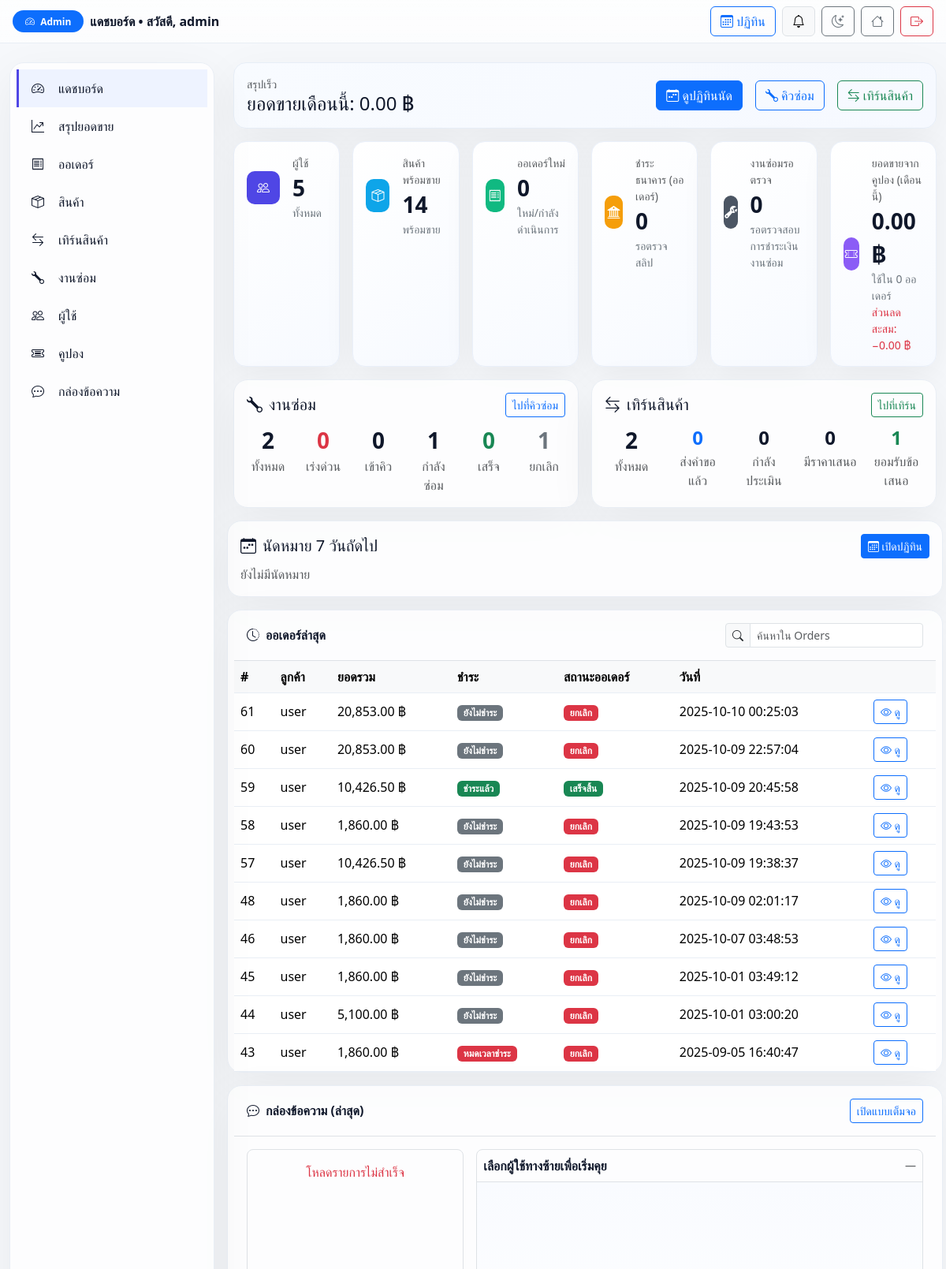
/Home/admin/dashboard.php (signed in, upper part), run on an earlier commit of the app's database.
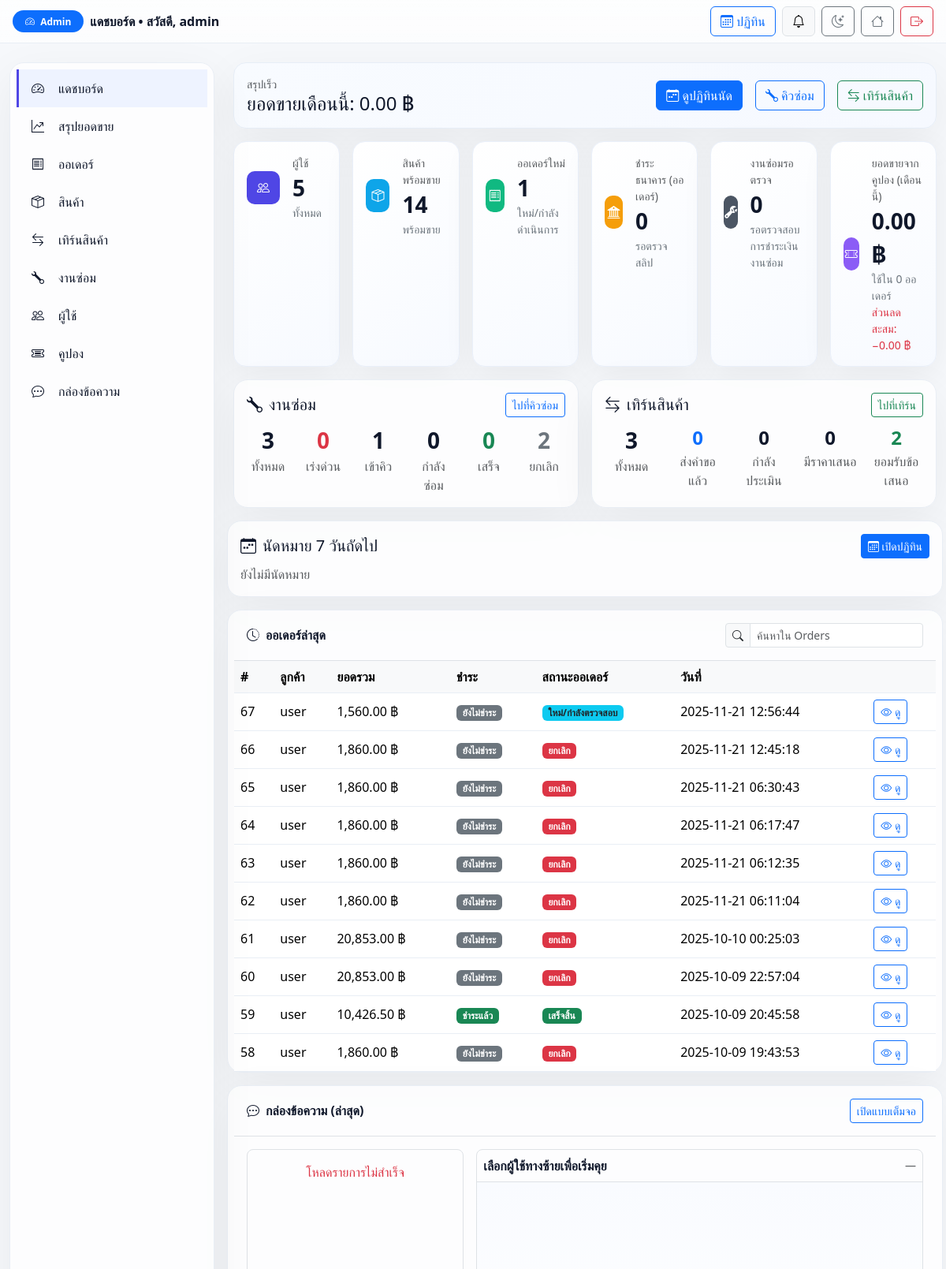
And on a later commit of the database.
### tables this page shows
CREATE TABLE `orders` (
  `id` bigint(20) UNSIGNED NOT NULL,
  `user_id` bigint(20) UNSIGNED NOT NULL,
  `total_price` decimal(10,2) NOT NULL DEFAULT 0.00,
  `status` enum('pending','processing','shipped','delivered','completed','cancel_requested','cancelled') NOT NULL DEFAULT 'pending',
  `payment_status` enum('unpaid','pending','paid','refunded','expired') NOT NULL DEFAULT 'unpaid',
  `stock_deducted` tinyint(1) NOT NULL DEFAULT 0,
  `shipping_name` varchar(150) DEFAULT NULL,
  `shipping_phone` varchar(30) DEFAULT NULL,
  `shipping_address` text DEFAULT NULL,
  `created_at` timestamp NOT NULL DEFAULT current_timestamp(),
  `expires_at` datetime DEFAULT NULL,
  `updated_at` timestamp NULL DEFAULT NULL ON UPDATE current_timestamp(),
  `payment_method` enum('cod','bank') DEFAULT 'cod',
  `slip_image` varchar(255) DEFAULT NULL,
  `cancel_reason` text DEFAULT NULL,
  `cancel_requested_at` timestamp NULL DEFAULT NULL
);

CREATE TABLE `users` (
  `id` bigint(20) UNSIGNED NOT NULL,
  `username` varchar(100) NOT NULL,
  `email` varchar(255) NOT NULL,
  `google_id` varchar(64) DEFAULT NULL,
  `provider` enum('local','google') NOT NULL DEFAULT 'local',
  `password_hash` varchar(255) DEFAULT NULL,
  `role` enum('user','admin') DEFAULT 'user',
  `phone` varchar(30) DEFAULT NULL,
  `address` text DEFAULT NULL,
  `profile_pic` varchar(255) DEFAULT NULL,
  `is_active` tinyint(1) NOT NULL DEFAULT 1,
  `created_at` timestamp NOT NULL DEFAULT current_timestamp(),
  `updated_at` timestamp NULL DEFAULT NULL ON UPDATE current_timestamp(),
  `full_name` varchar(150) DEFAULT NULL,
  `avatar` varchar(255) DEFAULT NULL,
  `address_line1` varchar(255) DEFAULT NULL,
  `address_line2` varchar(255) DEFAULT NULL,
  `district` varchar(120) DEFAULT NULL,
  `province` varchar(120) DEFAULT NULL,
  `postcode` varchar(12) DEFAULT NULL
);

### Home/admin/dashboard.php (the view, shortened to what the changed rows need)
<?php
require __DIR__ . '/../includes/db.php';
if (!function_exists('h')) {
  function h($s) {
    return htmlspecialchars($s ?? '', ENT_QUOTES, 'UTF-8');
  }
}
if (!function_exists('baht')) {
  function baht($n) {
    return number_format((float)$n, 2);
  }
}
$PAY_THAI = [
  'unpaid'=>'ยังไม่ชำระ','pending'=>'รอตรวจสอบ','paid'=>'ชำระแล้ว','refunded'=>'คืนเงินแล้ว','expired'=>'หมดเวลาชำระ'
];
$PAY_BADGE = [
  'unpaid'=>'secondary','pending'=>'warning text-dark','paid'=>'success','refunded'=>'info text-dark','expired'=>'danger'
];
$ORDER_THAI = [
  'pending'=>'ใหม่/กำลังตรวจสอบ','processing'=>'กำลังเตรียม/แพ็ค','shipped'=>'ส่งออกจากคลัง',
  'delivered'=>'ถึงปลายทาง','completed'=>'เสร็จสิ้น','cancel_requested'=>'รอยืนยันยกเลิก','cancelled'=>'ยกเลิก'
];
$ORDER_BADGE = [
  'pending'=>'info text-dark','processing'=>'primary','shipped'=>'primary',
  'delivered'=>'success','completed'=>'success','cancel_requested'=>'warning text-dark','cancelled'=>'danger'
];
function effective_status_of(array $o): string {
  $isBank = ($o['payment_method'] ?? '') === 'bank';
  $noSlip = empty($o['slip_image'] ?? '');
  $remain = (int)($o['remaining_sec'] ?? 0);
  $expired_by_rule =
      ($o['payment_status'] ?? '') === 'expired'
      || ($isBank && $noSlip && in_array(($o['payment_status'] ?? ''), ['unpaid','pending'], true) && $remain === 0);
  return $expired_by_rule ? 'cancelled' : (($o['status'] ?? '') ?: 'pending');
}
$orders_open = (int)$conn->query("
  SELECT COUNT(*) c
  FROM orders o
  WHERE (
    CASE
      WHEN o.payment_status='expired' THEN 'cancelled'
      WHEN o.payment_method='bank' AND (o.slip_image IS NULL OR o.slip_image='')
           AND o.payment_status IN ('unpaid','pending')
           AND GREATEST(0, TIMESTAMPDIFF(SECOND, NOW(), COALESCE(o.expires_at, DATE_ADD(o.created_at, INTERVAL 15 MINUTE))))=0
           THEN 'cancelled'
      ELSE o.status
    END
  ) IN ('pending','processing','shipped')
")->fetch_assoc()['c'];
$hasDiscountCol = has_col($conn,'orders','discount_total');
$hasTotalPrice  = has_col($conn,'orders','total_price');
$itemsSub = "
  SELECT order_id, SUM(quantity*unit_price) AS items_total
  FROM order_items
  GROUP BY order_id
";
$grandExpr = $hasTotalPrice
  ? "COALESCE(o.total_price,0)"
  : ($hasDiscountCol
      ? "COALESCE(t.items_total,0) - COALESCE(o.discount_total,0)"
      : "COALESCE(t.items_total,0)");
$sql_latest = "
  SELECT
    o.id, o.user_id, o.status, o.payment_method, o.payment_status, o.created_at,
    o.slip_image, o.expires_at,
    GREATEST(0, TIMESTAMPDIFF(SECOND, NOW(), COALESCE(o.expires_at, DATE_ADD(o.created_at, INTERVAL 15 MINUTE)))) AS remaining_sec,
    u.username,
    $grandExpr AS total_amount
  FROM orders o
  LEFT JOIN users u ON u.id = o.user_id
  LEFT JOIN ($itemsSub) t ON t.order_id = o.id
  ORDER BY o.created_at DESC
  LIMIT 10
";
$latest = $conn->query($sql_latest)->fetch_all(MYSQLI_ASSOC);
$svcKpiSql = "
  SELECT
    COUNT(*) AS allc,
    /* urgent = เร่งด่วน 'ที่ยังเปิดอยู่' เท่านั้น */
    SUM(
      CASE
        WHEN st.urgency='urgent'
         AND (
           CASE
             WHEN COALESCE(ls.last_status, st.status) IN ('confirm','queue','queued') THEN 'queued'
             ELSE COALESCE(ls.last_status, st.status)
           END
         ) NOT IN ('done','returned','completed','cancelled')
        THEN 1 ELSE 0
      END
    ) AS urgent,
    /* แยกสถานะตาม effective status */
    SUM(
      CASE
        WHEN (
          CASE
            WHEN COALESCE(ls.last_status, st.status) IN ('confirm','queue','queued') THEN 'queued'
            ELSE COALESCE(ls.last_status, st.status)
          END
        ) = 'queued'
        THEN 1 ELSE 0
      END
    ) AS queued,
    SUM(
      CASE
        WHEN (
          CASE
            WHEN COALESCE(ls.last_status, st.status) IN ('confirm','queue','queued') THEN 'queued'
            ELSE COALESCE(ls.last_status, st.status)
          END
        ) = 'repairing'
        THEN 1 ELSE 0
      END
    ) AS repairing,
    SUM(
      CASE
        WHEN (
          CASE
            WHEN COALESCE(ls.last_status, st.status) IN ('confirm','queue','queued') THEN 'queued'
            ELSE COALESCE(ls.last_status, st.status)
          END
        ) IN ('done','returned','completed')
        THEN 1 ELSE 0
      END
    ) AS donec,
    SUM(
      CASE
        WHEN (
          CASE
            WHEN COALESCE(ls.last_status, st.status) IN ('confirm','queue','queued') THEN 'queued'
            ELSE COALESCE(ls.last_status, st.status)
          END
        ) = 'cancelled'
        THEN 1 ELSE 0
      END
    ) AS cancelled
  FROM service_tickets st
  LEFT JOIN (
    /* สถานะล่าสุดจากไทม์ไลน์ */
    SELECT ticket_id,
           SUBSTRING_INDEX(GROUP_CONCAT(status ORDER BY id DESC), ',', 1) AS last_status
    FROM service_status_logs
    GROUP BY ticket_id
  ) ls ON ls.ticket_id = st.id
";
$svc = $conn->query($svcKpiSql)->fetch_assoc();
$repair_counts = [
  'all'       => (int)($svc['allc'] ?? 0),
  'urgent'    => (int)($svc['urgent'] ?? 0),
  'queued'    => (int)($svc['queued'] ?? 0),
  'repairing' => (int)($svc['repairing'] ?? 0),
  'done'      => (int)($svc['donec'] ?? 0),
  'cancelled' => (int)($svc['cancelled'] ?? 0),
];
$trade_counts = [
  'all'       => 0,
  'submitted' => 0,
  'review'    => 0,
  'offered'   => 0,
  'accepted'  => 0
];
if ($conn->query("SHOW TABLES LIKE 'tradein_requests'")->num_rows) {
  $trade_counts['all'] = (int)$conn->query("SELECT COUNT(*) c FROM tradein_requests")->fetch_assoc()['c'];
  $trade_counts['submitted'] = (int)$conn->query("
    SELECT COUNT(*) c FROM tradein_requests WHERE status='submitted'
  ")->fetch_assoc()['c'];
  $trade_counts['review'] = (int)$conn->query("
    SELECT COUNT(*) c FROM tradein_requests WHERE status='review'
  ")->fetch_assoc()['c'];
  $trade_counts['offered'] = (int)$conn->query("
    SELECT COUNT(*) c FROM tradein_requests WHERE status='offered'
  ")->fetch_assoc()['c'];
  $trade_counts['accepted'] = (int)$conn->query("
    SELECT COUNT(*) c FROM tradein_requests WHERE status='accepted'
  ")->fetch_assoc()['c'];
}
if ($conn->query("SHOW TABLES LIKE 'tradein_requests'")->num_rows) {
  $trade_counts['all'] = (int)$conn->query("SELECT COUNT(*) c FROM tradein_requests")->fetch_assoc()['c'];
  $trade_counts['submitted'] = (int)$conn->query("
    SELECT COUNT(*) c
    FROM tradein_requests
    WHERE status IN ('submitted','new','sent','awaiting_review','pending_user')
  ")->fetch_assoc()['c'];
  $trade_counts['reviewing'] = (int)$conn->query("
    SELECT COUNT(*) c
    FROM tradein_requests
    WHERE status IN ('reviewing','awaiting_review','pending','in_review','evaluating')
  ")->fetch_assoc()['c'];
  $trade_counts['offered'] = (int)$conn->query("
    SELECT COUNT(*) c
    FROM tradein_requests
    WHERE status IN ('offered','quoted','proposed')
  ")->fetch_assoc()['c'];
  $trade_counts['completed'] = (int)$conn->query("
    SELECT COUNT(*) c
    FROM tradein_requests
    WHERE status IN ('completed','accepted','confirmed','closed','done')
  ")->fetch_assoc()['c'];
}
function has_col(mysqli $conn, string $table, string $col): bool {
  $table = preg_replace('/[^a-zA-Z0-9_]/','',$table);
  $col   = preg_replace('/[^a-zA-Z0-9_]/','',$col);
  $q = $conn->query("SHOW COLUMNS FROM `$table` LIKE '$col'");
  return $q && $q->num_rows > 0;
}
?>
<!doctype html>
<html lang="th" data-theme="light">
<head>
  <link href="https://cdn.jsdelivr.net/npm/bootstrap@5.3.2/dist/css/bootstrap.min.css" rel="stylesheet">
  <link href="https://cdn.jsdelivr.net/npm/bootstrap-icons/font/bootstrap-icons.css" rel="stylesheet">
</head>
<body>
<div class="container-fluid my-4 app">
  <main class="d-flex flex-column gap-3">
    <div class="row g-3">
      <div class="col-sm-6 col-xl-2">
        <div class="glass p-3 kpi h-100 kpi-soft">
          <div class="d-flex align-items-center gap-3">
            <div>
              <div class="text-muted small">ออเดอร์ใหม่</div>
              <div class="fs-3 fw-bold"><?= number_format($orders_open) ?></div>
              <div class="small text-secondary">ใหม่/กำลังดำเนินการ</div>
            </div>
          </div>
        </div>
      </div>
    </div>
    <div class="row g-3">
      <div class="col-lg-6">
        <div class="glass p-3 h-100">
          <div class="row text-center g-3">
            <div class="col-6 col-md">
              <div class="fs-3 fw-bold"><?= $repair_counts['all'] ?></div>
              <div class="text-muted">ทั้งหมด</div>
            </div>
            <div class="col-6 col-md">
              <div class="fs-3 fw-bold"><?= $repair_counts['queued'] ?></div>
              <div class="text-muted">เข้าคิว</div>
            </div>
            <div class="col-6 col-md">
              <div class="fs-3 fw-bold"><?= $repair_counts['repairing'] ?></div>
              <div class="text-muted">กำลังซ่อม</div>
            </div>
            <div class="col-6 col-md">
              <div class="fs-3 fw-bold text-secondary"><?= $repair_counts['cancelled'] ?></div>
              <div class="text-muted">ยกเลิก</div>
            </div>
          </div>
        </div>
      </div>
      <div class="col-lg-6">
        <div class="glass p-3 h-100">
          <div class="row text-center g-3">
  <div class="col-6 col-md">
  <div class="row text-center g-3">
  <div class="col-6 col-md">
    <div class="fs-3 fw-bold"><?= $trade_counts['all'] ?></div>
    <div class="text-muted">ทั้งหมด</div>
  </div>
  <div class="col-6 col-md">
    <div class="fs-4 fw-bold text-success"><?= $trade_counts['accepted'] ?></div>
    <div class="text-muted">ยอมรับข้อเสนอ</div>
  </div>
</div>
</div>
        </div>
      </div>
    </div>
    <div class="glass">
      <div class="table-responsive">
        <table class="table align-middle mb-0">
          <thead class="table-light">
            <tr>
              <th>#</th><th>ลูกค้า</th><th>ยอดรวม</th><th>ชำระ</th><th>สถานะออเดอร์</th><th>วันที่</th><th></th>
            </tr>
          </thead>
          <tbody>
          <?php if(empty($latest)): ?>
            <tr><td colspan="7" class="text-center text-muted py-4">ยังไม่มีคำสั่งซื้อ</td></tr>
          <?php else: foreach($latest as $o): ?>
            <tr id="row-<?= (int)$o['id'] ?>">
              <td><?= (int)$o['id'] ?></td>
              <td><?= h($o['username'] ?? ('UID '.$o['user_id'])) ?></td>
              <td><?= baht($o['total_amount']) ?> ฿</td>
              <td><?php $pbadge = $PAY_BADGE[$o['payment_status']] ?? 'secondary'; ?>
                <span class="badge bg-<?= $pbadge ?>"><?= h($PAY_THAI[$o['payment_status']] ?? $o['payment_status']) ?></span>
              </td>
              <td><?php $effst = effective_status_of($o); $obadge = $ORDER_BADGE[$effst] ?? 'secondary'; ?>
                <span class="badge bg-<?= $obadge ?>"><?= h($ORDER_THAI[$effst] ?? $effst) ?></span>
              </td>
              <td><?= h($o['created_at']) ?></td>
              <td><a href="order_detail.php?id=<?= (int)$o['id'] ?>" class="btn btn-sm btn-outline-primary"><i class="bi bi-eye"></i> ดู</a></td>
            </tr>
          <?php endforeach; endif; ?>
          </tbody>
        </table>
      </div>
    </div>
  </main>
</div>
</body>
</html>

What changed in the data, as far as the page shows it:
no longer on this page (row unchanged): orders: id "57", user.username "user", total_amount "10,426.50", payment_status "ยังไม่ชำระ", payment_status+payment_method+status "ยกเลิก", created_at "2025-10-09 19:38:37"
no longer on this page (row unchanged): orders: id "48", user.username "user", total_amount "1,860.00", payment_status "ยังไม่ชำระ", payment_status+payment_method+status "ยกเลิก", created_at "2025-10-09 02:01:17"
no longer on this page (row unchanged): orders: id "46", user.username "user", total_amount "1,860.00", payment_status "ยังไม่ชำระ", effst "ยกเลิก", created_at "2025-10-07 03:48:53"
no longer on this page (row unchanged): orders: id "45", user.username "user", total_amount "1,860.00", payment_status "ยังไม่ชำระ", payment_status+payment_method+status "ยกเลิก", created_at "2025-10-01 03:49:12"
no longer on this page (row unchanged): orders: id "44", user.username "user", total_amount "5,100.00", payment_status "ยังไม่ชำระ", payment_status+payment_method+status "ยกเลิก", created_at "2025-10-01 03:00:20"
no longer on this page (row unchanged): orders: id "43", user.username "user", total_amount "1,860.00", payment_status "หมดเวลาชำระ", payment_status "ยกเลิก", created_at "2025-09-05 16:40:47"
added orders: id "67", user.username "user", total_amount "1,560.00", payment_status "ยังไม่ชำระ", payment_status+payment_method+status "ใหม่/กำลังตรวจสอบ", created_at "2025-11-21 12:56:44"
added orders: id "66", user.username "user", total_amount "1,860.00", payment_status "ยังไม่ชำระ", payment_status+payment_method+slip_image "ยกเลิก", created_at "2025-11-21 12:45:18"
added orders: id "65", user.username "user", total_amount "1,860.00", payment_status "ยังไม่ชำระ", payment_status+payment_method+status "ยกเลิก", created_at "2025-11-21 06:30:43"
added orders: id "64", user.username "user", total_amount "1,860.00", payment_status "ยังไม่ชำระ", effst "ยกเลิก", created_at "2025-11-21 06:17:47"
added orders: id "63", user.username "user", total_amount "1,860.00", payment_status "ยังไม่ชำระ", payment_status+payment_method+status "ยกเลิก", created_at "2025-11-21 06:12:35"
added orders: id "62", user.username "user", total_amount "1,860.00", payment_status "ยังไม่ชำระ", payment_status+payment_method+status "ยกเลิก", created_at "2025-11-21 06:11:04"
Also different on the page:
$orders_open: "0" → "1"
$repair_counts['all']: "2" → "3"
$repair_counts['queued']: "0" → "1"
$repair_counts['repairing']: "1" → "0"
$repair_counts['cancelled']: "1" → "2"
$trade_counts['all']: "2" → "3"
$trade_counts['accepted']: "1" → "2"
